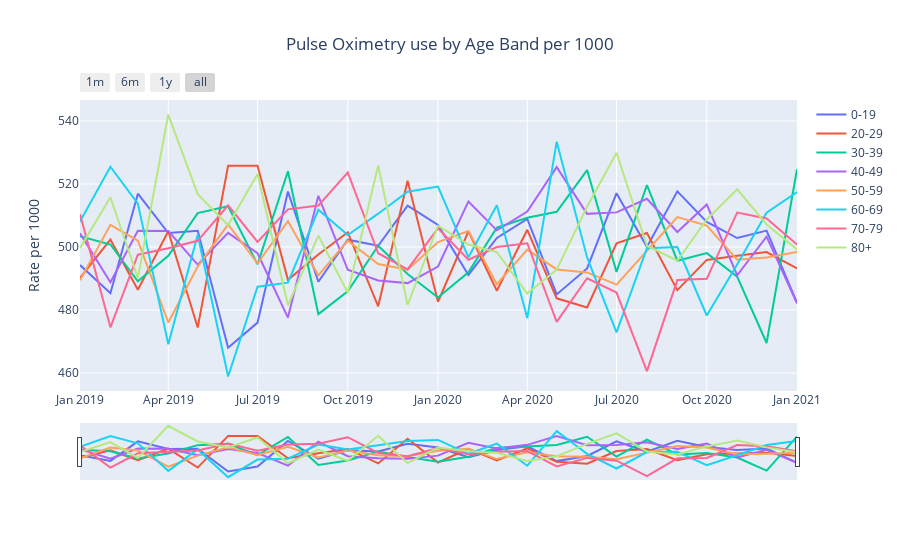

Write notebook code for a chart like this one.
### Markdown cell above
<a id="age"></a>
### Pulse Oximetry rate by age

### Code cell
plot_measures_interactive(measures_df_age,
              'Pulse Oximetry use by Age Band per 1000',  'age_rates', 'num_per_hundred_thousand', category='age_band')
